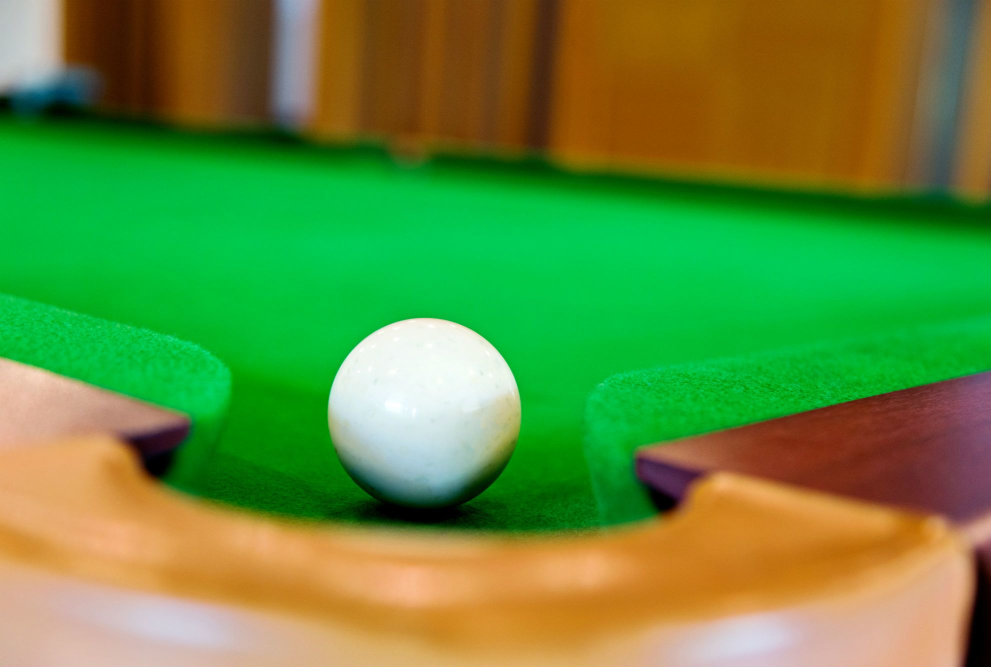
#> input picture 2.jpg, 1982 x 1334 px, given in place of the camera (shown at 1/2 size)
$ python VideoCapture.py
#> lines starting #> are read from the running program, lines starting #| are printed output that depends on the picture; after the words box and inside, x2 and y2 are one past the last pixel; in counts of white or black regions, pixels touching at a corner belong together
import numpy as np
import cv2

def captureVideo(a : int = 1) -> None:
#> called with a = 1
    vid = cv2.VideoCapture(0)

    while (True):
        ret, frame = vid.read()
#> frame is the input picture: shape (1334, 1982, 3); mean B, G, R 60.6, 141, 99

        frame = cv2.resize(frame, (540, 380), fx = 0, fy = 0,
                         interpolation = cv2.INTER_CUBIC)
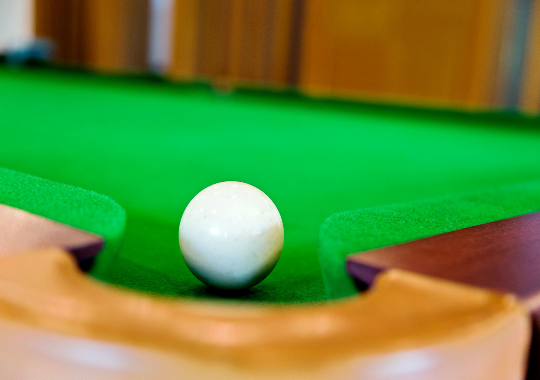
#> frame: shape (380, 540, 3); mean B, G, R 60.6, 141, 99

        img_hsv=cv2.cvtColor(frame, cv2.COLOR_BGR2HSV)
#> img_hsv: shape (380, 540, 3); mean H, S, V 45.2, 200.2, 168.7

        # white mask
        lower_white = np.array([0,0,168])
        upper_white = np.array([172,111,255])
        white_mask = cv2.inRange(img_hsv, lower_white, upper_white)
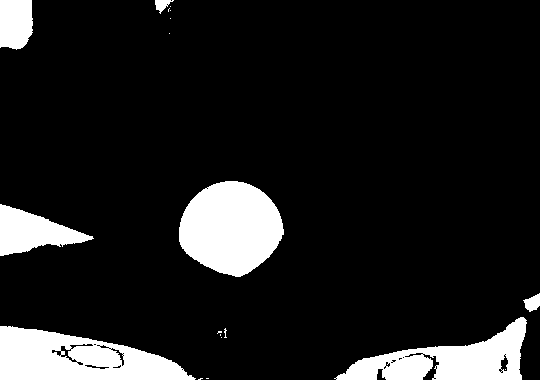
#> white_mask: shape (380, 540); 11.9% white; 19 white regions (12 under 20 px), largest, box (x1, y1, x2, y2) and area: (179, 181, 284, 277) 7457, (0, 326, 196, 380) 6924, (334, 317, 527, 380) 5655
        white_mask = cv2.bitwise_not(white_mask)

        cv2.imshow('mask', white_mask)

        if (cv2.waitKey(1) & 0xFF == ord('q')):
#> (key q is pressed here)
            break

    vid.release()
    cv2.destroyAllWindows()


if __name__ == '__main__':
    captureVideo()

$ run again, on 3.jpg
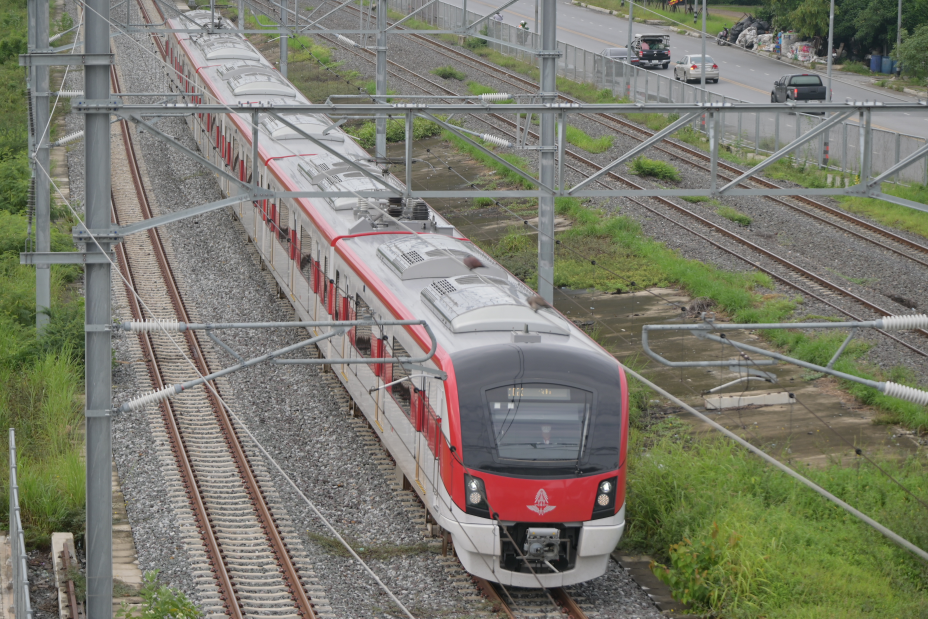
#> input picture 3.jpg, 2784 x 1856 px, given in place of the camera (shown at 1/3 size)
#> in captureVideo, frame is the input picture: shape (1856, 2784, 3); mean B, G, R 110.2, 123.2, 123.5
#> in captureVideo, `frame = cv2.resize(frame, (540, 380), fx = 0, fy = 0, interpolation = ..`:
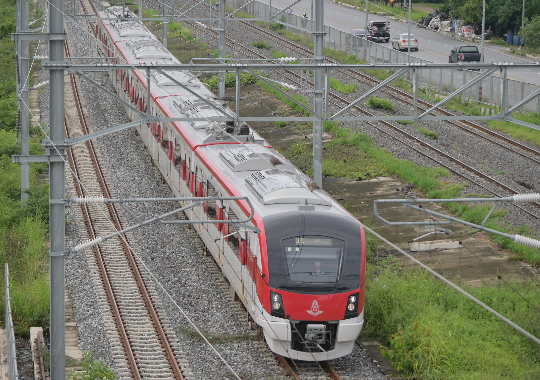
#> frame: shape (380, 540, 3); mean B, G, R 110.2, 123.2, 123.4
#> img_hsv: shape (380, 540, 3); mean H, S, V 56.6, 44.8, 129
#> in captureVideo, `white_mask = cv2.inRange(img_hsv, lower_white, upper_white)`:
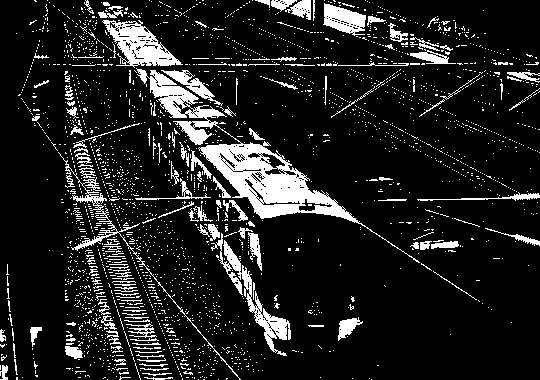
#> white_mask: shape (380, 540); 12.9% white; 2521 white regions (2383 under 20 px), largest, box (x1, y1, x2, y2) and area: (136, 68, 420, 263) 6993, (102, 20, 183, 68) 1740, (211, 233, 291, 356) 1580
